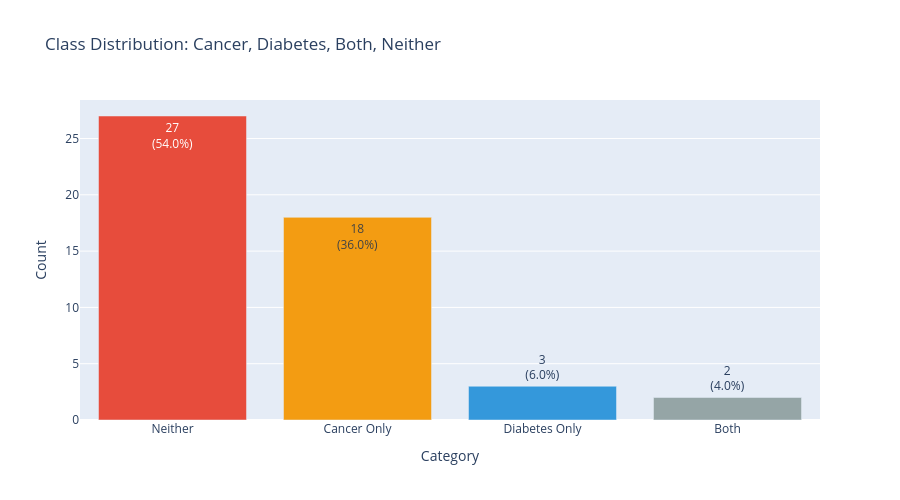

This figure's notebook cell:
### Code cell
analyze_class_distribution(labeled_data)

### Figure 1 — Plotly figure (JSON) as saved in the notebook; plotly's stock layout.template omitted (floating-point values rounded to 4 significant figures)
{"data": [{"marker": {"color": ["#e74c3c", "#f39c12", "#3498db", "#95a5a6"]}, "text": ["27<br>(54.0%)", "18<br>(36.0%)", "3<br>(6.0%)", "2<br>(4.0%)"], "textposition": "auto", "type": "bar", "x": ["Neither", "Cancer Only", "Diabetes Only", "Both"], "y": [27, 18, 3, 2]}], "layout": {"height": 500, "title": {"text": "Class Distribution: Cancer, Diabetes, Both, Neither"}, "xaxis": {"title": {"text": "Category"}}, "yaxis": {"title": {"text": "Count"}}}}
